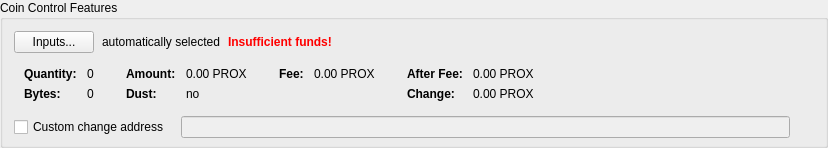
    <widget class="QGroupBox" name="groupBoxCoinControl">
     <property name="title">
      <string>Coin Control Features</string>
     </property>
     <layout class="QVBoxLayout" name="verticalLayout_4">
      <property name="bottomMargin">
       <number>6</number>
      </property>
      <item>
       <layout class="QVBoxLayout" name="verticalLayoutCoinControl" stretch="0,0,0,1">
        <property name="spacing">
         <number>0</number>
        </property>
        <property name="leftMargin">
         <number>0</number>
        </property>
        <property name="topMargin">
         <number>0</number>
        </property>
        <item>
         <layout class="QHBoxLayout" name="horizontalLayoutCoinControl2" stretch="0,0,0,0">
          <property name="spacing">
           <number>8</number>
          </property>
          <property name="bottomMargin">
           <number>10</number>
          </property>
          <item>
           <widget class="QPushButton" name="pushButtonCoinControl">
            <property name="styleSheet">
             <string notr="true"/>
            </property>
            <property name="text">
             <string>Inputs...</string>
            </property>
            <property name="autoDefault">
             <bool>false</bool>
            </property>
           </widget>
          </item>
          <item>
           <widget class="QLabel" name="labelCoinControlAutomaticallySelected">
            <property name="text">
             <string>automatically selected</string>
            </property>
            <property name="margin">
             <number>5</number>
            </property>
           </widget>
          </item>
          <item>
           <widget class="QLabel" name="labelCoinControlInsuffFunds">
            <property name="font">
             <font>
              <weight>75</weight>
              <bold>true</bold>
             </font>
            </property>
            <property name="styleSheet">
             <string notr="true">color:red;font-weight:bold;</string>
            </property>
            <property name="text">
             <string>Insufficient funds!</string>
            </property>
            <property name="margin">
             <number>5</number>
            </property>
           </widget>
          </item>
          <item>
           <spacer name="horizontalSpacerCoinControl">
            <property name="orientation">
             <enum>Qt::Horizontal</enum>
            </property>
            <property name="sizeHint" stdset="0">
             <size>
              <width>40</width>
              <height>1</height>
             </size>
            </property>
           </spacer>
          </item>
         </layout>
        </item>
        <item>
         <widget class="QWidget" name="widgetCoinControl" native="true">
          <property name="sizePolicy">
           <sizepolicy hsizetype="Preferred" vsizetype="Preferred">
            <horstretch>0</horstretch>
            <verstretch>0</verstretch>
           </sizepolicy>
          </property>
          <property name="minimumSize">
           <size>
            <width>0</width>
            <height>0</height>
           </size>
          </property>
          <property name="styleSheet">
           <string notr="true"/>
          </property>
          <layout class="QHBoxLayout" name="horizontalLayoutCoinControl5">
           <property name="leftMargin">
            <number>0</number>
           </property>
           <property name="topMargin">
            <number>0</number>
           </property>
           <property name="rightMargin">
            <number>0</number>
           </property>
           <property name="bottomMargin">
            <number>0</number>
           </property>
           <item>
            <layout class="QHBoxLayout" name="horizontalLayoutCoinControl3" stretch="0,0,0,1">
             <property name="spacing">
              <number>20</number>
             </property>
             <property name="topMargin">
              <number>0</number>
             </property>
             <property name="bottomMargin">
              <number>10</number>
             </property>
             <item>
              <layout class="QFormLayout" name="formLayoutCoinControl1">
               <property name="horizontalSpacing">
                <number>10</number>
               </property>
               <property name="verticalSpacing">
                <number>6</number>
               </property>
               <property name="leftMargin">
                <number>10</number>
               </property>
               <property name="topMargin">
                <number>4</number>
               </property>
               <property name="rightMargin">
                <number>6</number>
               </property>
               <item row="0" column="0">
                <widget class="QLabel" name="labelCoinControlQuantityText">
                 <property name="font">
                  <font>
                   <weight>75</weight>
                   <bold>true</bold>
                  </font>
                 </property>
                 <property name="text">
                  <string>Quantity:</string>
                 </property>
                 <property name="margin">
                  <number>0</number>
                 </property>
                </widget>
               </item>
               <item row="0" column="1">
                <widget class="QLabel" name="labelCoinControlQuantity">
                 <property name="cursor">
                  <cursorShape>IBeamCursor</cursorShape>
                 </property>
                 <property name="contextMenuPolicy">
                  <enum>Qt::ActionsContextMenu</enum>
                 </property>
                 <property name="text">
                  <string notr="true">0</string>
                 </property>
                 <property name="margin">
                  <number>0</number>
                 </property>
                 <property name="textInteractionFlags">
                  <set>Qt::LinksAccessibleByMouse|Qt::TextSelectableByKeyboard|Qt::TextSelectableByMouse</set>
                 </property>
                </widget>
               </item>
               <item row="1" column="0">
                <widget class="QLabel" name="labelCoinControlBytesText">
                 <property name="font">
                  <font>
                   <weight>75</weight>
                   <bold>true</bold>
                  </font>
                 </property>
                 <property name="text">
                  <string>Bytes:</string>
                 </property>
                </widget>
               </item>
               <item row="1" column="1">
                <widget class="QLabel" name="labelCoinControlBytes">
                 <property name="cursor">
                  <cursorShape>IBeamCursor</cursorShape>
                 </property>
                 <property name="contextMenuPolicy">
                  <enum>Qt::ActionsContextMenu</enum>
                 </property>
                 <property name="text">
                  <string notr="true">0</string>
                 </property>
                 <property name="textInteractionFlags">
                  <set>Qt::LinksAccessibleByMouse|Qt::TextSelectableByKeyboard|Qt::TextSelectableByMouse</set>
                 </property>
                </widget>
               </item>
              </layout>
             </item>
             <item>
              <layout class="QFormLayout" name="formLayoutCoinControl2">
               <property name="horizontalSpacing">
                <number>10</number>
               </property>
               <property name="verticalSpacing">
                <number>6</number>
               </property>
               <property name="leftMargin">
                <number>6</number>
               </property>
               <property name="topMargin">
                <number>4</number>
               </property>
               <property name="rightMargin">
                <number>6</number>
               </property>
               <item row="0" column="0">
                <widget class="QLabel" name="labelCoinControlAmountText">
                 <property name="font">
                  <font>
                   <weight>75</weight>
                   <bold>true</bold>
                  </font>
                 </property>
                 <property name="text">
                  <string>Amount:</string>
                 </property>
                 <property name="margin">
                  <number>0</number>
                 </property>
                </widget>
               </item>
               <item row="0" column="1">
                <widget class="QLabel" name="labelCoinControlAmount">
                 <property name="cursor">
                  <cursorShape>IBeamCursor</cursorShape>
                 </property>
                 <property name="contextMenuPolicy">
                  <enum>Qt::ActionsContextMenu</enum>
                 </property>
                 <property name="text">
                  <string notr="true">0.00 PROX</string>
                 </property>
                 <property name="textInteractionFlags">
                  <set>Qt::LinksAccessibleByMouse|Qt::TextSelectableByKeyboard|Qt::TextSelectableByMouse</set>
                 </property>
                </widget>
               </item>
               <item row="1" column="0">
                <widget class="QLabel" name="labelCoinControlLowOutputText">
                 <property name="font">
                  <font>
                   <weight>75</weight>
                   <bold>true</bold>
                  </font>
                 </property>
                 <property name="text">
                  <string>Dust:</string>
                 </property>
                </widget>
               </item>
               <item row="1" column="1">
                <widget class="QLabel" name="labelCoinControlLowOutput">
                 <property name="cursor">
                  <cursorShape>IBeamCursor</cursorShape>
                 </property>
                 <property name="contextMenuPolicy">
                  <enum>Qt::ActionsContextMenu</enum>
                 </property>
                 <property name="text">
                  <string notr="true">no</string>
                 </property>
                 <property name="textInteractionFlags">
                  <set>Qt::LinksAccessibleByMouse|Qt::TextSelectableByKeyboard|Qt::TextSelectableByMouse</set>
                 </property>
                </widget>
               </item>
              </layout>
             </item>
             <item>
              <layout class="QFormLayout" name="formLayoutCoinControl3">
               <property name="horizontalSpacing">
                <number>10</number>
               </property>
               <property name="verticalSpacing">
                <number>6</number>
               </property>
               <property name="leftMargin">
                <number>6</number>
               </property>
               <property name="topMargin">
                <number>4</number>
               </property>
               <property name="rightMargin">
                <number>6</number>
               </property>
               <item row="0" column="0">
                <widget class="QLabel" name="labelCoinControlFeeText">
                 <property name="font">
                  <font>
                   <weight>75</weight>
                   <bold>true</bold>
                  </font>
                 </property>
                 <property name="text">
                  <string>Fee:</string>
                 </property>
                 <property name="margin">
                  <number>0</number>
                 </property>
                </widget>
               </item>
               <item row="0" column="1">
                <widget class="QLabel" name="labelCoinControlFee">
                 <property name="cursor">
                  <cursorShape>IBeamCursor</cursorShape>
                 </property>
                 <property name="contextMenuPolicy">
                  <enum>Qt::ActionsContextMenu</enum>
                 </property>
                 <property name="text">
                  <string notr="true">0.00 PROX</string>
                 </property>
                 <property name="textInteractionFlags">
                  <set>Qt::LinksAccessibleByMouse|Qt::TextSelectableByKeyboard|Qt::TextSelectableByMouse</set>
                 </property>
                </widget>
               </item>
              </layout>
             </item>
             <item>
              <layout class="QFormLayout" name="formLayoutCoinControl4">
               <property name="horizontalSpacing">
                <number>10</number>
               </property>
               <property name="verticalSpacing">
                <number>6</number>
               </property>
               <property name="leftMargin">
                <number>6</number>
               </property>
               <property name="topMargin">
                <number>4</number>
               </property>
               <property name="rightMargin">
                <number>6</number>
               </property>
               <item row="0" column="0">
                <widget class="QLabel" name="labelCoinControlAfterFeeText">
                 <property name="font">
                  <font>
                   <weight>75</weight>
                   <bold>true</bold>
                  </font>
                 </property>
                 <property name="text">
                  <string>After Fee:</string>
                 </property>
                 <property name="margin">
                  <number>0</number>
                 </property>
                </widget>
               </item>
               <item row="0" column="1">
                <widget class="QLabel" name="labelCoinControlAfterFee">
                 <property name="cursor">
                  <cursorShape>IBeamCursor</cursorShape>
                 </property>
                 <property name="contextMenuPolicy">
                  <enum>Qt::ActionsContextMenu</enum>
                 </property>
                 <property name="text">
                  <string notr="true">0.00 PROX</string>
                 </property>
                 <property name="textInteractionFlags">
                  <set>Qt::LinksAccessibleByMouse|Qt::TextSelectableByKeyboard|Qt::TextSelectableByMouse</set>
                 </property>
                </widget>
               </item>
               <item row="1" column="0">
                <widget class="QLabel" name="labelCoinControlChangeText">
                 <property name="font">
                  <font>
                   <weight>75</weight>
                   <bold>true</bold>
                  </font>
                 </property>
                 <property name="text">
                  <string>Change:</string>
                 </property>
                </widget>
               </item>
               <item row="1" column="1">
                <widget class="QLabel" name="labelCoinControlChange">
                 <property name="cursor">
                  <cursorShape>IBeamCursor</cursorShape>
                 </property>
                 <property name="contextMenuPolicy">
                  <enum>Qt::ActionsContextMenu</enum>
                 </property>
                 <property name="text">
                  <string notr="true">0.00 PROX</string>
                 </property>
                 <property name="textInteractionFlags">
                  <set>Qt::LinksAccessibleByMouse|Qt::TextSelectableByKeyboard|Qt::TextSelectableByMouse</set>
                 </property>
                </widget>
               </item>
              </layout>
             </item>
            </layout>
           </item>
          </layout>
         </widget>
        </item>
        <item>
         <layout class="QHBoxLayout" name="horizontalLayoutCoinControl4" stretch="0,0,0">
          <property name="spacing">
           <number>12</number>
          </property>
          <property name="sizeConstraint">
           <enum>QLayout::SetDefaultConstraint</enum>
          </property>
          <property name="topMargin">
           <number>5</number>
          </property>
          <property name="rightMargin">
           <number>5</number>
          </property>
          <item>
           <widget class="QCheckBox" name="checkBoxCoinControlChange">
            <property name="toolTip">
             <string>If this is activated, but the change address is empty or invalid, change will be sent to a newly generated address.</string>
            </property>
            <property name="text">
             <string>Custom change address</string>
            </property>
           </widget>
          </item>
          <item>
           <widget class="QValidatedLineEdit" name="lineEditCoinControlChange">
            <property name="enabled">
             <bool>false</bool>
            </property>
            <property name="sizePolicy">
             <sizepolicy hsizetype="Expanding" vsizetype="Fixed">
              <horstretch>0</horstretch>
              <verstretch>0</verstretch>
             </sizepolicy>
            </property>
           </widget>
          </item>
          <item>
           <widget class="QLabel" name="labelCoinControlChangeLabel">
            <property name="sizePolicy">
             <sizepolicy hsizetype="Preferred" vsizetype="Expanding">
              <horstretch>0</horstretch>
              <verstretch>0</verstretch>
             </sizepolicy>
            </property>
            <property name="minimumSize">
             <size>
              <width>0</width>
              <height>0</height>
             </size>
            </property>
            <property name="text">
             <string/>
            </property>
            <property name="margin">
             <number>3</number>
            </property>
           </widget>
          </item>
         </layout>
        </item>
        <item>
         <spacer name="verticalSpacerCoinControl">
          <property name="orientation">
           <enum>Qt::Vertical</enum>
          </property>
          <property name="sizeHint" stdset="0">
           <size>
            <width>800</width>
            <height>1</height>
           </size>
          </property>
         </spacer>
        </item>
       </layout>
      </item>
     </layout>
    </widget>
